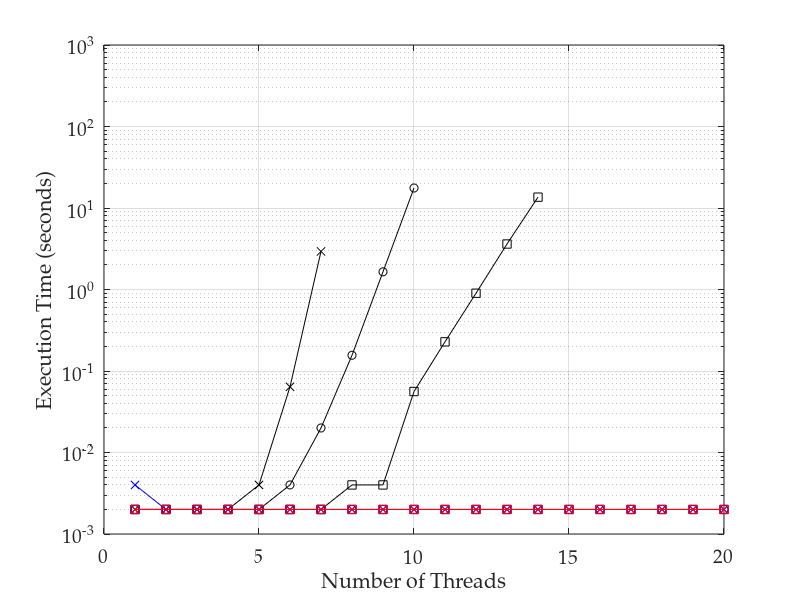

Source code (MATLAB): (Note: this script raises an error after producing the figure.)
%% importing data
transitions = dlmread('t43_time_tpl1_ops1.csv', ',', 0, 0);
% convert 0 values to NaNs, as these don't plot
transitions(transitions==0)=nan;
threads = [1:20];

%% plotting lines

semilogy(threads, transitions(:, 1), 'ko-')
hold on
semilogy(threads, transitions(:, 2), 'kx-')
semilogy(threads, transitions(:, 3), 'ks-')
semilogy(threads, transitions(:, 4), 'bo-')
semilogy(threads, transitions(:, 5), 'bx-')
semilogy(threads, transitions(:, 6), 'bs-')
semilogy(threads, transitions(:, 7), 'rx-')
semilogy(threads, transitions(:, 8), 'rs-')
hold off
grid on

%% adding axis labels
ax = gca;
set(ax, 'FontName', 'Palatino Linotype', 'FontSize', 14);
xlabel('Number of Threads');
ylabel('Execution Time (seconds)');
axis([0 20 .001 1000])
ax.XTick = [0 5 10 15 20];
ax.YTick = [0.01 0.1 1 10 100];
set(ax,'YMinorGrid','Off', 'YMinorTick','Off');

%% output pdf file
h = figure(1);
h.Units = 'centimeters'; % set figure position to cm
%h.Position(2) = [h.Position(2)-9]; % set figure position bevore resize
h.Position([3:4]) = [10,7]; % resize figure
Plot2LaTeX( h, 't43_time_tpl1_ops1' )
